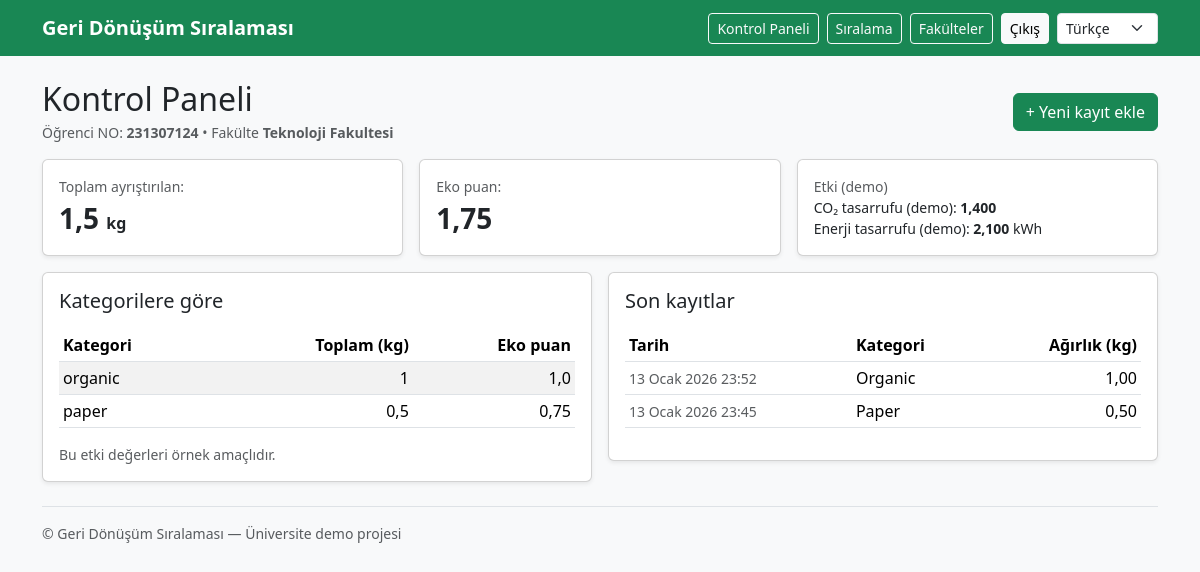
The app's page /dashboard/ (signed in) with its own data.
### core/models.py (models this page shows, shortened)
class Profile(models.Model):
    user = models.OneToOneField(settings.AUTH_USER_MODEL, on_delete=models.CASCADE)
    student_id = models.CharField(max_length=32, unique=True)
    faculty = models.ForeignKey(Faculty, on_delete=models.PROTECT, related_name="students")

class Faculty(models.Model):
    name = models.CharField(max_length=120, unique=True)

class WasteEntry(models.Model):
    class Category(models.TextChoices):
        PLASTIC = "plastic", "Plastic"
        PAPER = "paper", "Paper"
        GLASS = "glass", "Glass"
        METAL = "metal", "Metal"
        ORGANIC = "organic", "Organic"
        EWASTE = "ewaste", "E-waste"
    user = models.ForeignKey(
        settings.AUTH_USER_MODEL,
        on_delete=models.CASCADE,
        related_name="waste_entries",
    )
    category = models.CharField(max_length=20, choices=Category.choices)
    weight_kg = models.DecimalField(max_digits=6, decimal_places=2)  # 0.01..999.99
    created_at = models.DateTimeField(auto_now_add=True)

### core/views.py (the view)
# urls.py: path("dashboard/", dashboard_view, name="dashboard"),
@login_required
def dashboard_view(request):
    profile = Profile.objects.select_related("faculty").get(user=request.user)
    qs = WasteEntry.objects.filter(user=request.user)
    total_kg = qs.aggregate(total=Sum("weight_kg"))["total"] or 0
    by_cat = (
        qs.values("category")
        .annotate(total=Sum("weight_kg"))
        .order_by("category")
    )
    eco_score = 0
    per_cat = []
    for row in by_cat:
        cat = row["category"]
        kg = row["total"] or 0
        score = kg * coef(cat)
        eco_score += score
        per_cat.append({"category": cat, "kg": kg, "score": score})
    from decimal import Decimal
    co2_saved = eco_score * Decimal("0.8")
    energy_saved = eco_score * Decimal("1.2")
    entries = qs.order_by("-created_at")[:20]
    return render(
        request,
        "core/dashboard.html",
        {
            "profile": profile,
            "entries": entries,
            "total_kg": total_kg,
            "eco_score": eco_score,
            "co2_saved": co2_saved,
            "energy_saved": energy_saved,
            "per_cat": per_cat,
        },
    )

### core/services.py (called while the page is built)
def coef(category: str) -> Decimal:
    return COEFFICIENTS.get(category, Decimal("1.0"))

### core/templates/core/dashboard.html
{% extends "core/base.html" %}
{% load i18n %}
{% block content %}
<div class="d-flex flex-wrap justify-content-between align-items-center gap-2 mb-3">
  <div>
    <h2 class="mb-1">{% trans "Dashboard" %}</h2>
    <div class="text-muted small">
      {% trans "Student ID:" %} <b>{{ profile.student_id }}</b> •
      {% trans "Faculty:" %} <b>{{ profile.faculty.name }}</b>
    </div>
  </div>
  <a class="btn btn-success" href="/add/">{% trans "+ Add new record" %}</a>
</div>
<div class="row g-3 mb-3">
  <div class="col-md-4">
    <div class="card shadow-sm">
      <div class="card-body">
        <div class="text-muted small">{% trans "Total sorted:" %}</div>
        <div class="fs-3 fw-bold">{{ total_kg }} <span class="fs-6">kg</span></div>
      </div>
    </div>
  </div>
  <div class="col-md-4">
    <div class="card shadow-sm">
      <div class="card-body">
        <div class="text-muted small">{% trans "Eco-score:" %}</div>
        <div class="fs-3 fw-bold">{{ eco_score }}</div>
      </div>
    </div>
  </div>
  <div class="col-md-4">
    <div class="card shadow-sm">
      <div class="card-body">
        <div class="text-muted small">{% trans "Impact (demo)" %}</div>
        <div class="small">
          <div>{% trans "CO₂ saved (demo):" %} <b>{{ co2_saved }}</b></div>
          <div>{% trans "Energy saved (demo):" %} <b>{{ energy_saved }}</b> kWh</div>
        </div>
      </div>
    </div>
  </div>
</div>
<div class="row g-3">
  <div class="col-lg-6">
    <div class="card shadow-sm">
      <div class="card-body">
        <h5 class="card-title mb-3">{% trans "By category" %}</h5>
        <div class="table-responsive">
          <table class="table table-sm table-striped align-middle">
            <thead>
              <tr>
                <th>{% trans "Category" %}</th>
                <th class="text-end">{% trans "Total (kg)" %}</th>
                <th class="text-end">{% trans "Eco-score" %}</th>
              </tr>
            </thead>
            <tbody>
              {% for r in per_cat %}
              <tr>
                <td>{{ r.category }}</td>
                <td class="text-end">{{ r.kg }}</td>
                <td class="text-end">{{ r.score }}</td>
              </tr>
              {% empty %}
              <tr><td colspan="3" class="text-muted">{% trans "No records yet" %}</td></tr>
              {% endfor %}
            </tbody>
          </table>
        </div>
        <div class="text-muted small">
          {% trans "These impact numbers are demonstration values (educational project)." %}
        </div>
      </div>
    </div>
  </div>
  <div class="col-lg-6">
    <div class="card shadow-sm">
      <div class="card-body">
        <h5 class="card-title mb-3">{% trans "Last records" %}</h5>
        <div class="table-responsive">
          <table class="table table-sm table-hover align-middle">
            <thead>
              <tr>
                <th>{% trans "Date" %}</th>
                <th>{% trans "Category" %}</th>
                <th class="text-end">{% trans "Weight (kg)" %}</th>
              </tr>
            </thead>
            <tbody>
              {% for e in entries %}
              <tr>
                <td class="small text-muted">{{ e.created_at }}</td>
                <td>{{ e.get_category_display }}</td>
                <td class="text-end">{{ e.weight_kg }}</td>
              </tr>
              {% empty %}
              <tr><td colspan="3" class="text-muted">{% trans "No records yet" %}</td></tr>
              {% endfor %}
            </tbody>
          </table>
        </div>
      </div>
    </div>
  </div>
</div>
{% endblock %}

### core/templates/core/base.html (shortened to what this page needs)
<!doctype html>
{% load i18n %}
<html lang="{{ LANGUAGE_CODE }}">
<head>
  <link href="https://cdn.jsdelivr.net/npm/bootstrap@5.3.3/dist/css/bootstrap.min.css" rel="stylesheet">
</head>
<body class="bg-light">
<nav class="navbar navbar-expand-lg navbar-dark bg-success">
  <div class="container">
    <a class="navbar-brand fw-bold" href="/dashboard/">{% trans "Recycle Rank" %}</a>
    <div class="d-flex align-items-center gap-2 ms-auto">
      <a class="btn btn-outline-light btn-sm" href="/dashboard/">{% trans "Dashboard" %}</a>
      <a class="btn btn-outline-light btn-sm" href="/leaderboard/">{% trans "Leaderboard" %}</a>
      <a class="btn btn-outline-light btn-sm" href="/faculties/">{% trans "Faculties" %}</a>
      {% if user.is_authenticated %}
        <form method="post" action="/logout/" class="d-inline">
          <button class="btn btn-light btn-sm">{% trans "Logout" %}</button>
        </form>
      {% else %}
        <a class="btn btn-light btn-sm" href="/login/">{% trans "Login" %}</a>
        <a class="btn btn-warning btn-sm" href="/register/">{% trans "Register" %}</a>
      {% endif %}
      {% get_current_language as CURRENT_LANGUAGE %}
      <form action="{% url 'set_language' %}" method="post" class="d-inline">
        <select name="language" class="form-select form-select-sm" onchange="this.form.submit()">
          <option value="tr" {% if CURRENT_LANGUAGE == "tr" %}selected{% endif %}>Türkçe</option>
        </select>
      </form>
    </div>
  </div>
</nav>
<main class="container my-4">
  {% block content %}{% endblock %}
</main>
<footer class="container pb-4 text-muted small">
  <div class="border-top pt-3">
    © {% trans "Recycle Rank" %} — {% trans "University demo project" %}
  </div>
</footer>
</body>
</html>

### records on screen
Profile: student_id "231307124", faculty.name "Teknoloji Fakultesi"
WasteEntry: category "organic", kg "1", score "1,0", created_at "13 Ocak 2026 23:52", category "Organic", weight_kg "1,00"
WasteEntry: created_at "13 Ocak 2026 23:45", category "Paper", weight_kg "0,50"

### other values on screen
{{ total_kg }} "1,5"
{{ eco_score }} "1,75"
{{ co2_saved }} "1,400"
{{ energy_saved }} "2,100"
{{ r.category }} "paper"
{{ r.kg }} "0,5"
{{ r.score }} "0,75"
